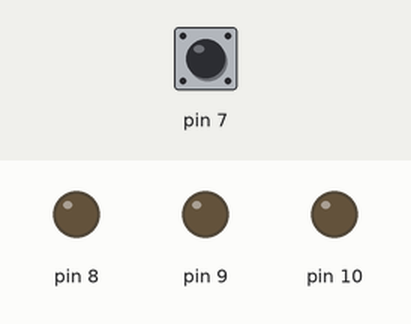
The sketch below on a simulated Arduino Uno, built with avr-gcc and run on an emulated ATmega328P. Parts: output pins drawn as LEDs (lit = HIGH). Inputs (shaded band) come from the test bench; at power-on: pin 7 HIGH.

Above: at 1.2 s.
1.3 s: pin 7 pulled LOW for 3.2 s
At 5.0 s:
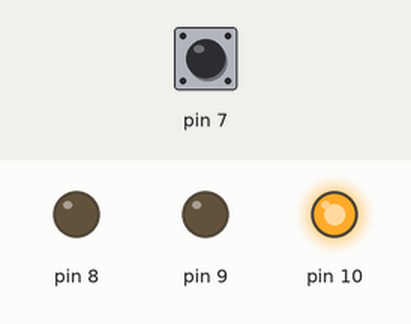
Timing chart, 0 to 6.5 s (numbered marks = the images above; inputs shaded):
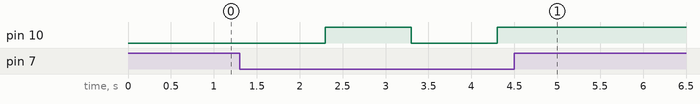

The sketch:

A1_2_7.ino
```cpp
void setup() {
  pinMode(10, OUTPUT);
  pinMode(9, OUTPUT);
  pinMode(8, OUTPUT);

  pinMode(7, INPUT_PULLUP);

  digitalWrite(10, LOW);
  digitalWrite(9, LOW);
  digitalWrite(8, LOW);
}

void loop() {

  while (digitalRead(7) == LOW) {
    digitalWrite(10, LOW);
    delay(1000);
    digitalWrite(10, HIGH);
    delay(1000);
  }
}
```

Measured:
- after the input at 1.3 s, pin 10: LOW → HIGH after 1.0 s, → LOW 1.0 s later, → HIGH 1.0 s later
